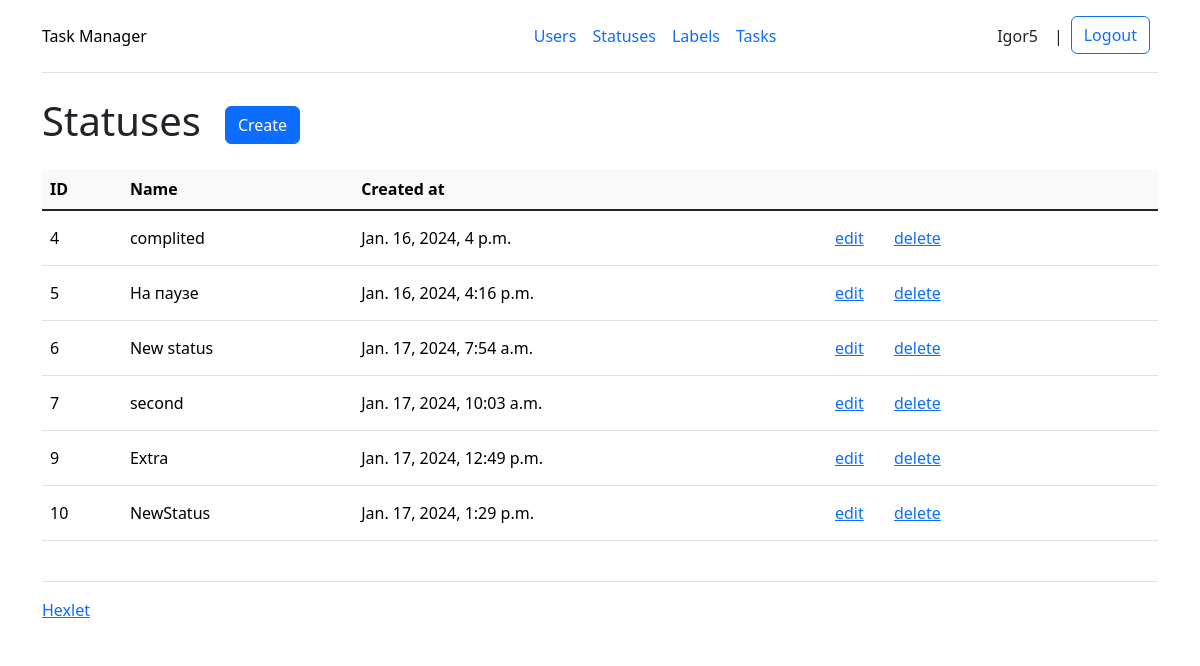
The page /statuses/ (signed in) on the database as committed earlier.
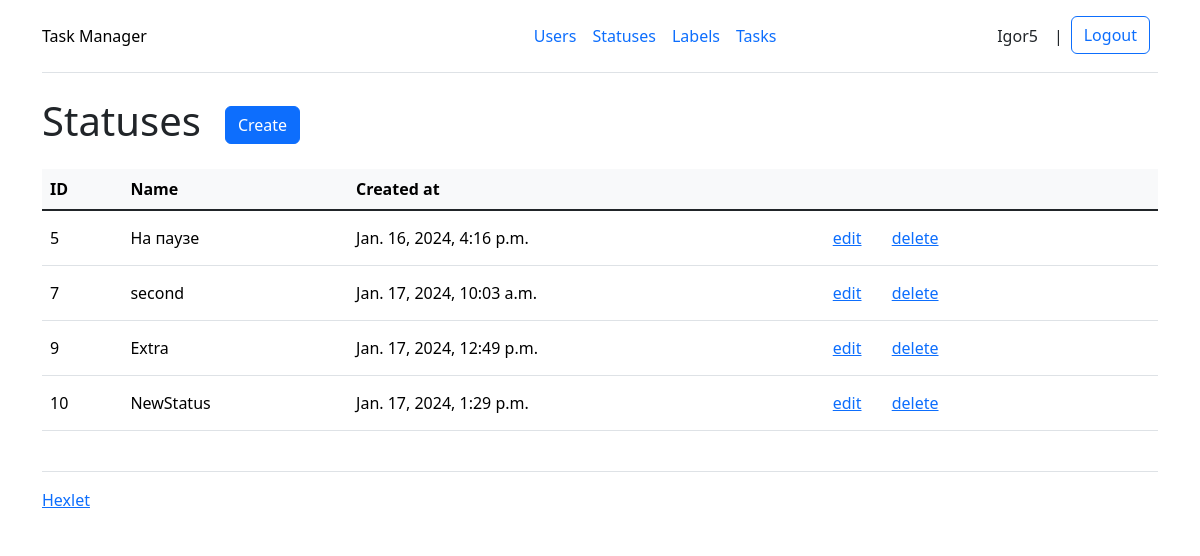
The same page on the database as committed later.
### task_manager/status/models.py (models this page shows, shortened)
class Status(models.Model):
    name = models.CharField(max_length=100)
    created_at = models.DateTimeField(auto_now_add=True)
    updated_at = models.DateTimeField(auto_now=True)
    objects = models.Manager

### task_manager/status/views.py (the view)
# urls.py: path('', views.StatusIndexView.as_view(), name='statuses_index'),
class StatusIndexView(LoginRequiredMixinWithMessage, ListView):
    model = Status
    template_name = 'status/index.html'
    context_object_name = 'statuses'

### task_manager/permissions.py (called while the page is built)
    def dispatch(self, request, *args, **kwargs):
        if not request.user.is_authenticated:
            messages.add_message(request, messages.ERROR, self.login_required_message)
            return self.handle_no_permission()
        return super(LoginRequiredMixinWithMessage, self).dispatch(request, *args, **kwargs)

### task_manager/templates/status/index.html (shortened to what this page needs)
{% extends "base.html" %}
{% load i18n %}
{% block content %}
<h1 class="my-4">{% translate 'Statuses' %}<a class="btn btn-primary mx-4" href="{% url 'statuses_create' %}">{% translate 'Create' %}</a></h1>
<table class="table">
    <thead class="table-light">
        <tr>
            <th>{% translate 'ID' %}</th>
            <th>{% translate 'Name' %}</th>
            <th>{% translate 'Created at' %}</th>
            <th></th>
        </tr>
    </thead>
    <tbody class="table-group-divider">
        {% for status in statuses %}
        <tr class="align-middle">
            <td>{{ status.id }}</td>
            <td>{{ status.name }}</td>
            <td>{{ status.created_at }}</td>
            <td>
                <a class="btn btn-link" href="{% url 'statuses_update' status.id %}">{% translate 'edit' %}</a>
                <a class="btn btn-link" href="{% url 'statuses_delete' status.id %}">{% translate 'delete' %}</a>
            </td>
        </tr>
        {% endfor %}
    </tbody>
</table>
{% endblock %}

Rows that differ between the two databases and show on the page:
removed Status: id "4", name "complited", created_at "Jan. 16, 2024, 4 p.m."
removed Status: id "6", name "New status", created_at "Jan. 17, 2024, 7:54 a.m."
